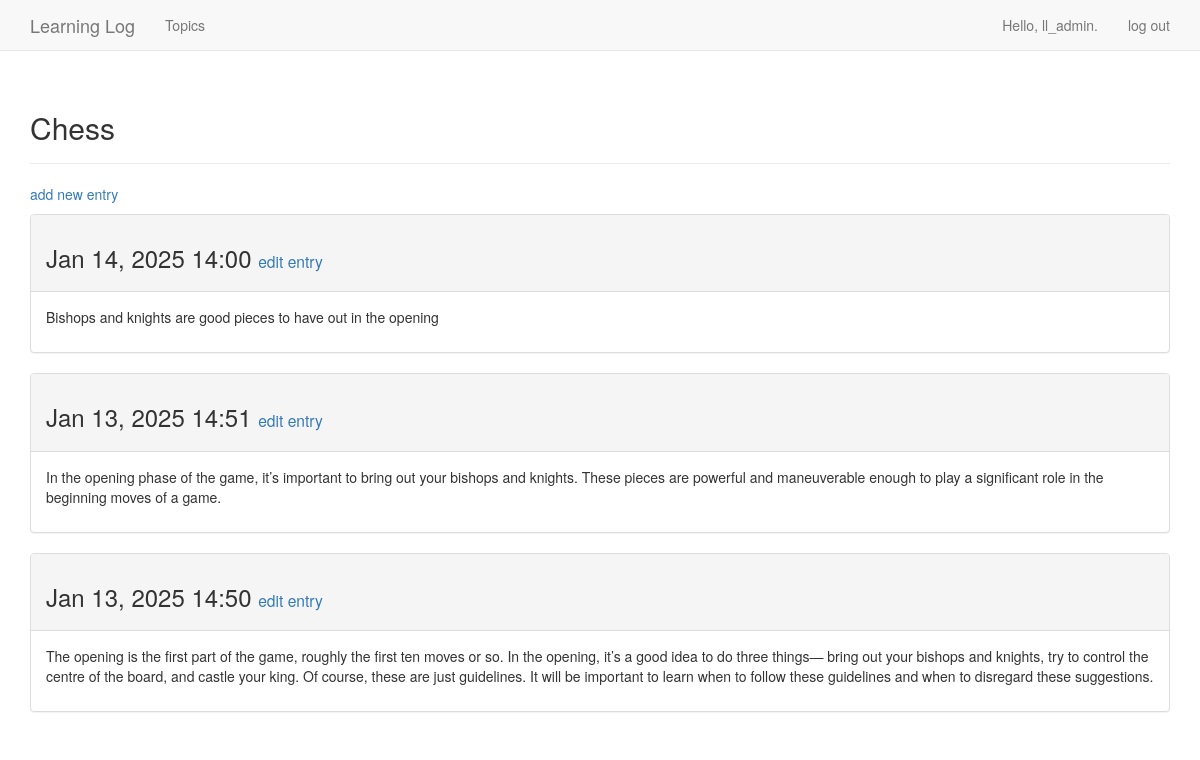
The page /topics/1/ (signed in) on the database its author committed.
### learning_logs/models.py (models this page shows, shortened)
class Topic(models.Model):
    text = models.CharField(max_length=200)
    date_added = models.DateTimeField(auto_now_add=True)
    owner = models.ForeignKey(User, on_delete=models.CASCADE)
    def __str__(self):
        return self.text

class Entry(models.Model):
    topic = models.ForeignKey(Topic, on_delete=models.CASCADE)
    text = models.TextField()
    date_added = models.DateTimeField(auto_now_add=True)
    class Meta:
        verbose_name_plural = 'entries'

### learning_logs/views.py (the view)
# urls.py: path('topics/<int:topic_id>/', views.topic, name='topic'),
@login_required
def topic(request, topic_id):
    topic = Topic.objects.get(id=topic_id)
    if topic.owner != request.user:
        raise Http404
    entries = topic.entry_set.order_by('-date_added')
    context = {'topic': topic, 'entries': entries}
    return render(request, 'learning_logs/topic.html', context)

### learning_logs/templates/learning_logs/topic.html
{% extends 'learning_logs/base.html' %}
{% block header %}
  <h2>{{ topic }}</h2>
{% endblock header %}
{% block content %}
  <p>
    <a href="{% url 'learning_logs:new_entry' topic.id %}">add new entry</a>
  </p>
    {% for entry in entries %}
    <div class="panel panel-default">
      <div class="panel-heading">
        <h3>
          {{ entry.date_added|date:'M d, Y H:i' }}
          <small>
            <a href="{% url 'learning_logs:edit_entry' entry.id %}">
              edit entry</a>
          </small>
        </h3>
      </div>
      <div class="panel-body">
        {{ entry.text|linebreaks }}
      </div>
    </div>
    {% empty %}
    There are no entries for this topic yet.
    {% endfor %}
{% endblock content %}

### learning_logs/templates/learning_logs/base.html (shortened to what this page needs)
{% load bootstrap3 %}
<!DOCTYPE html>
<html lang="en">
    <head>
        {% bootstrap_css %}
    </head>
    <body>
        <nav class="navbar navbar-default navbar-static-top">
            <div class="container">
                <div class="navbar-header">
                    <a class="navbar-brand" href="{% url 'learning_logs:index' %}">
                        Learning Log</a>
                </div>
                <div id="navbar" class="navbar-collapse collapse">
                    <ul class="nav navbar-nav">
                        <li><a href="{% url 'learning_logs:topics' %}">Topics</a></li>
                    </ul>
                    <ul class="nav navbar-nav navbar-right">
                        {% if user.is_authenticated %}
                            <li><a>Hello, {{ user.username }}.</a></li>
                            <li><a href="{% url 'users:logout' %}">log out</a></li>
                        {% else %}
                            <li><a href="{% url 'users:register' %}">register</a></li>
                            <li><a href="{% url 'users:login' %}">log in</a></li>
                        {% endif %}
                    </ul>
                </div>
            </div>
        </nav>
        <div class="container">
            <div class="page-header">
                {% block header %}{% endblock header %}
            </div>
            <div>
                {% block content %}{% endblock content %}
            </div>
        </div>
    </body>
</html>

### rows shown on the page
Topic: text "Chess"
Entry: date_added "Jan 14, 2025 14:00", text "Bishops and knights are good pieces to have out in the opening"
Entry: date_added "Jan 13, 2025 14:51", text "In the opening phase of the game, it’s important to bring out your bishops and knights. These pieces are powerful and maneuverable enough to play a significant role in the beginning moves of a game."
Entry: date_added "Jan 13, 2025 14:50", text "The opening is the first part of the game, roughly the first ten moves or so. In the opening, it’s a good idea to do three things— bring out your bishops and knights, try to control the centre of the board, and castle your king. Of course, these are just guidelines. It will be important to learn when to follow these guidelines and when to disregard these suggestions."

### other values the page prints
{{ user.username }} "ll_admin"
